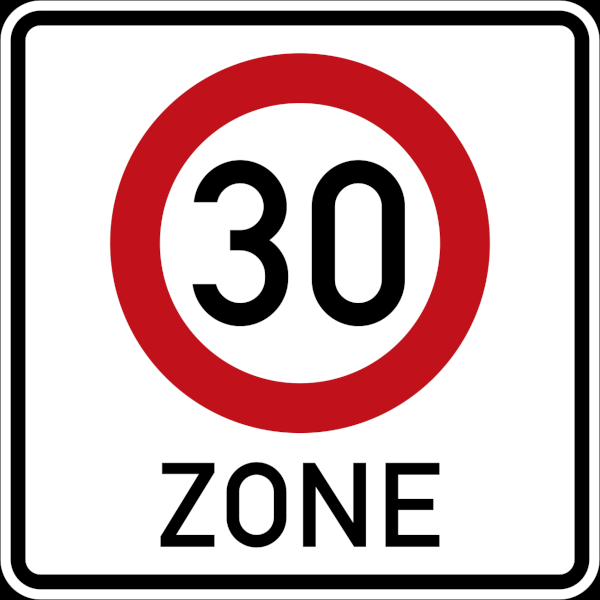
#> input picture Project_images/templates/schild_zone_30.png, 600 x 600 px
$ python -i template_matching.py   (imports and definitions only)
#> lines starting #> are read from the running program, lines starting #| are printed output that depends on the picture; after the words box and inside, x2 and y2 are one past the last pixel; in counts of white or black regions, pixels touching at a corner belong together
import cv2 as cv
import numpy as np
from enum import Enum
from pathlib import Path
import easyocr
MatLike = np.ndarray

BoundingBox = tuple[int, int, int, int]
"""[x,y,w,h]"""

from enums import Sign
from matplotlib import pyplot as plt

templates = [str(f) for f in Path('Project_images/templates').iterdir() if f.is_file() and f.suffix == '.png']

sift = cv.SIFT.create(nfeatures=2000)
bf = cv.BFMatcher(cv.NORM_L2, crossCheck=False)

# [1 line that did not run here, left out]

TEMPLATE_TO_SIGN = {
    "stop": Sign.STOP,
    "schild_zone_30": Sign.ZONE_30,
    "schild_zone_30_ende": Sign.ZONE_30_ENDE,
    "vorfahrt": Sign.VORF,
    "vorfahrt_gew": Sign.VORF_GEW,
    "vorfahrt_von_oben_nach_links": Sign.VORF_OBEN_LINKS,
    "vorfahrt_von_oben_nach_rechts": Sign.VORF_OBEN_RECHTS,
    "vorfahrt_von_unten_nach_links": Sign.VORF_UNTEN_LINKS,
    "vorfahrt_von_unten_nach_rechts": Sign.VORF_UNTEN_RECHTS,
}

ZONE_RED_LOW = np.array([int(350/2), int(62*2.55), int(50*2.55)])
ZONE_RED_HIGH = np.array([int(360/2), int(95*2.55), int(80*2.55)])

VORF_YEL_LOW =np.array([int(40/2), int(60*2.55), int(60*2.55)])
VORF_YEL_HIGH =np.array([int(70/2), int(105*2.55), int(105*2.55)])

# Precompute template SIFT features
CACHED_TEMPLATES = []
CACHED_TEMPLATES_WITH_KP = []
# [14 lines not run here, left out]

def match_templates(img: MatLike) -> list[tuple[Sign, BoundingBox]]:
    results_sift =  match_templates_with_sift(img)
    results_shape = match_templates_with_shape(img)

    return results_sift + results_shape

def match_templates_with_shape(img: MatLike) -> list[tuple[Sign, BoundingBox]]:
    matches_found = []
    img_gray = cv.cvtColor(img, cv.COLOR_BGR2GRAY) if len(img.shape) == 3 else img
    img_blur = cv.GaussianBlur(img_gray, (5, 5), 0)
    _, img_bin = cv.threshold(img_blur, 0, 255, cv.THRESH_BINARY + cv.THRESH_OTSU)
    contours_img, _ = cv.findContours(img_bin, cv.RETR_EXTERNAL, cv.CHAIN_APPROX_SIMPLE)

    for template_bgr, sign_enum in CACHED_TEMPLATES:
        template_gray = cv.cvtColor(template_bgr, cv.COLOR_BGR2GRAY) if len(template_bgr.shape) == 3 else template_bgr
        template_blur = cv.GaussianBlur(template_gray, (5, 5), 0)
        _, template_bin = cv.threshold(template_blur, 0, 255, cv.THRESH_BINARY + cv.THRESH_OTSU)
        contours_template, _ = cv.findContours(template_bin, cv.RETR_EXTERNAL, cv.CHAIN_APPROX_SIMPLE)
        if not contours_template:
            continue
        template_cnt = max(contours_template, key=cv.contourArea)

        best_score = float('inf')
        best_box = None

        for cnt in contours_img:
            if cv.contourArea(cnt) < 500:  # filter out small contours
                continue
            score = cv.matchShapes(template_cnt, cnt, cv.CONTOURS_MATCH_I1, 0.0)
            if score < 0.2:  # threshold for a good match, adjust as needed
                x, y, w, h = cv.boundingRect(cnt)
                if score < best_score:
                    best_score = score
                    best_box = (x, y, w, h)

        if best_box is not None:
            matches_found.append((sign_enum, best_box))

    return matches_found

def match_templates_with_sift(img: MatLike) -> list[tuple[Sign, BoundingBox]]:
    MIN_MATCH_COUNT = 4
    matches_found = []
    img_gray = cv.cvtColor(img, cv.COLOR_BGR2GRAY) if len(img.shape) == 3 else img
    kp_img, des_img = sift.detectAndCompute(img_gray, np.ones_like(img_gray, dtype=np.uint8))
    if des_img is None:
        return matches_found


    for sign_enum, template_img, kp_temp, des_temp in CACHED_TEMPLATES_WITH_KP:

        matches = bf.knnMatch(des_temp, des_img, k=2)
        good = []
        mmmm = [m[0] for m in matches]
        img_matches = cv.drawMatches(
            template_img, kp_temp,
            img_gray, kp_img,
            mmmm[:15], img.copy(),
            flags=cv.DrawMatchesFlags_NOT_DRAW_SINGLE_POINTS
        )
        cv.imshow("Matches", img_matches)
        cv.waitKey(0)
        cv.destroyAllWindows()
        for m, n in matches:
            if m.distance < 0.75 * n.distance:
                good.append(m)

        if len(good) >= MIN_MATCH_COUNT:
            src_pts = np.array([kp_temp[m.queryIdx].pt for m in good], dtype=np.float32).reshape(-1, 1, 2)
            dst_pts = np.array([kp_img[m.trainIdx].pt for m in good], dtype=np.float32).reshape(-1, 1, 2)
            M, mask = cv.findHomography(src_pts, dst_pts, cv.RANSAC, 5.0)
            if M is not None and mask is not None:
                inliers = mask.ravel().sum()
                if inliers / len(mask) < 0.6:
                    continue

                # [10 lines of commented-out code are left out]

                h, w = template_img.shape
                pts = np.array([[0.0, 0.0], [float(w), 0.0], [float(w), float(h)], [0.0, float(h)]], dtype=np.float32).reshape(-1, 1, 2)
                dst = cv.perspectiveTransform(pts, M)
                xs = dst[:, 0, 0]
                ys = dst[:, 0, 1]
                x, y, w_box, h_box = int(xs.min()), int(ys.min()), int(xs.max() - xs.min()), int(ys.max() - ys.min())
                if x < 0 or y < 0 or w_box > img.shape[1] or h_box > img.shape[0] or w_box < 10 or h_box < 10:
                    continue
                matches_found.append((sign_enum, (x, y, w_box, h_box)))


    return matches_found

def sign_verification(img:MatLike, sign:Sign) -> bool:
    """please just pass in the cropped sign"""

    img_hsv = cv.cvtColor(img, cv.COLOR_BGR2HSV)

    text_results = reader.readtext(img)
    text_results = [text.upper() for (bbox, text, prob) in text_results if float(prob) > 0.5]


    if sign == Sign.ZONE_30_ENDE:
        if not "ZONE" in text_results:
            return False
        return has_zone_red(img)

    if sign == Sign.ZONE_30:
        if not "ZONE" in text_results:
            return False
        return not has_zone_red(img)

    if sign == Sign.VORF:
        mask = cv.inRange(img_hsv, VORF_YEL_LOW, VORF_YEL_HIGH)
        flat = mask.flatten().astype(np.float32)
        avg = np.average(flat)
        return bool(avg > 10)

    return False


def has_zone_red(img:MatLike) -> bool:
    img_hsv = cv.cvtColor(img, cv.COLOR_BGR2HSV)
    mask = cv.inRange(img_hsv, ZONE_RED_LOW, ZONE_RED_HIGH)
    flat = mask.flatten().astype(np.float32)
    avg = np.average(flat)

    return bool(avg > 10)

>>> import cv2
>>> picture = cv2.imread('Project_images/templates/schild_zone_30.png')
#> picture is the input picture: shape (600, 600, 3); mean B, G, R 179.6, 178.1, 203.2
>>> result = match_templates(picture)
#> in match_templates_with_sift, `img_gray = cv.cvtColor(img, cv.COLOR_BGR2GRAY) if len(img.shape) == 3 ..`:
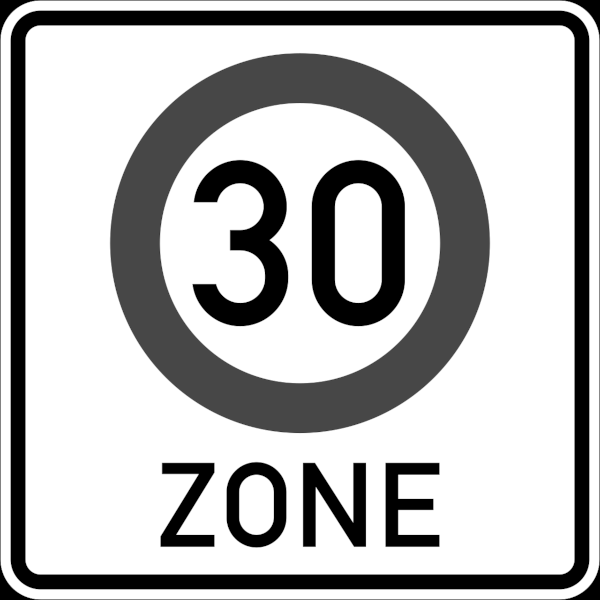
#> img_gray: shape (600, 600); min 0, max 255, mean 185.7
#> in match_templates_with_sift, `kp_img, des_img = sift.detectAndCompute(img_gray, np.ones_like(img_gra..`: kp_img = 85 keypoints; strongest (x, y, size): (427, 504, 9), (169, 468, 9), (359, 470, 10.4), (432, 541, 9.8)
#> after the loop in match_templates_with_sift, `for sign_enum, template_img, kp_temp, des_temp in CACHED_TEMPLATES_WIT..`: matches_found = []
#> in match_templates_with_shape, `img_blur = cv.GaussianBlur(img_gray, (5, 5), 0)`:
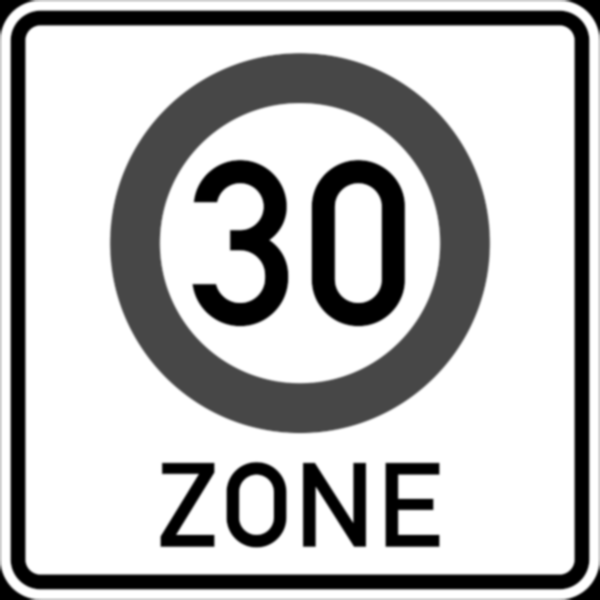
#> img_blur: shape (600, 600); min 0, max 255, mean 185.9
#> in match_templates_with_shape, `_, img_bin = cv.threshold(img_blur, 0, 255, cv.THRESH_BINARY + cv.THRE..`:
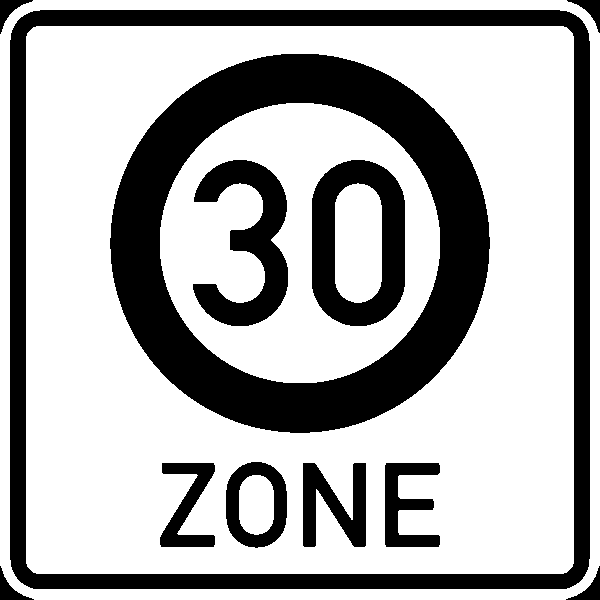
#> img_bin: shape (600, 600); 68.5% white; 12 black regions
#> in match_templates_with_shape, `contours_img, _ = cv.findContours(img_bin, cv.RETR_EXTERNAL, cv.CHAIN_..`: contours_img = 1 contour; box (x1, y1, x2, y2) and area: (0, 0, 600, 600) 357329
#> after the loop in match_templates_with_shape, `for template_bgr, sign_enum in CACHED_TEMPLATES:`: matches_found = []
#> result = []

$ run again, on Project_images/templates/vorfahrt_von_oben_nach_links.png
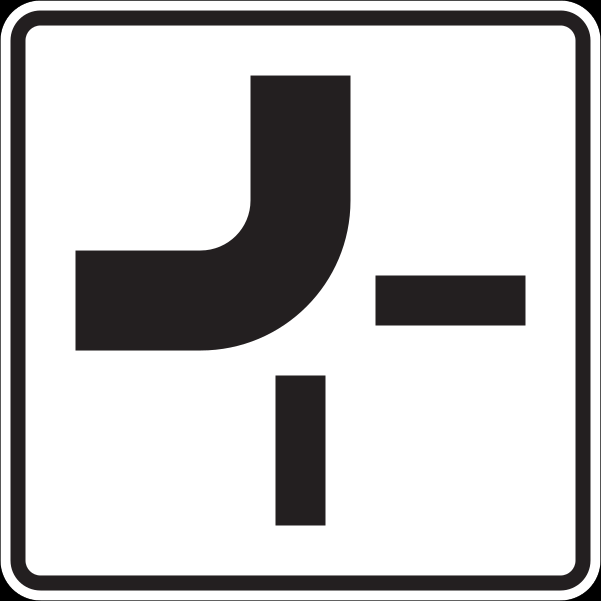
#> input picture Project_images/templates/vorfahrt_von_oben_nach_links.png, 601 x 601 px
#> picture is the input picture: shape (601, 601, 3); mean B, G, R 197.9, 197.7, 198.7
#> kp_img = 27 keypoints; strongest (x, y, size): (494, 300, 40.6), (300, 494, 40.6), (406, 300, 40.5), (300, 406, 40.5)
#> after the loop in match_templates_with_sift, `for sign_enum, template_img, kp_temp, des_temp in CACHED_TEMPLATES_WIT..`: matches_found = []
#> in match_templates_with_shape, `img_blur = cv.GaussianBlur(img_gray, (5, 5), 0)`:
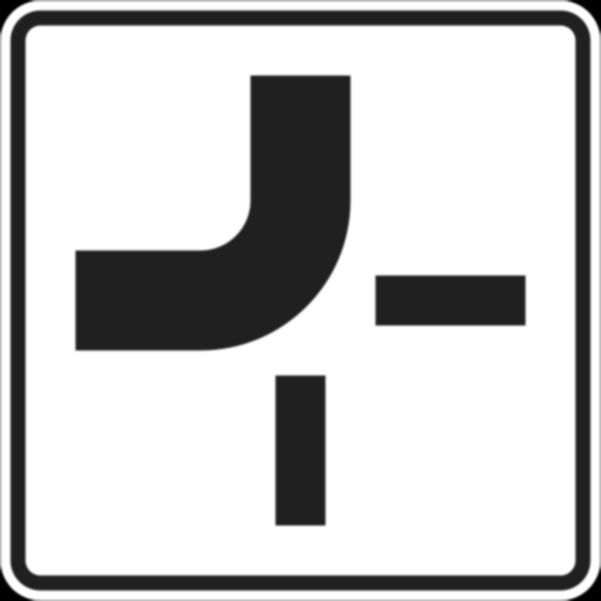
#> img_blur: shape (601, 601); min 0, max 255, mean 198.3
#> in match_templates_with_shape, `_, img_bin = cv.threshold(img_blur, 0, 255, cv.THRESH_BINARY + cv.THRE..`:
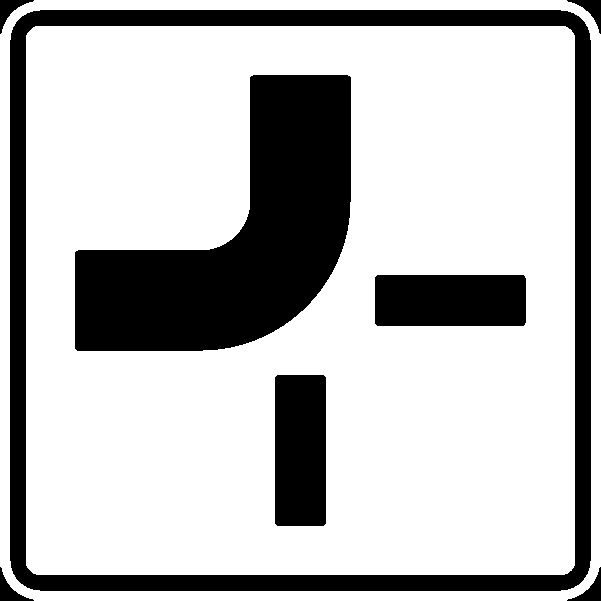
#> img_bin: shape (601, 601); 74.1% white; 8 black regions
#> contours_img = 1 contour; box (x1, y1, x2, y2) and area: (0, 0, 601, 601) 358493
#> after the loop in match_templates_with_shape, `for template_bgr, sign_enum in CACHED_TEMPLATES:`: matches_found = []
